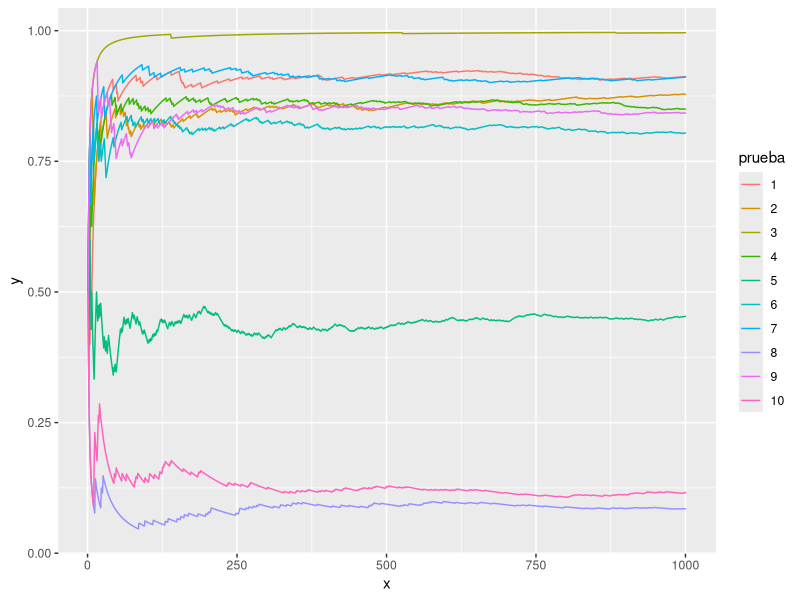

Write R code to recreate this figure.
## ---- chunk 1
library(ggplot2)
## ---- chunk 2
# Inicializar urna con una bola azul y otra amarilla
urna <- c("azul", "amarillo")

# Realizar 10000 pasos del proceso
for (i in seq_len(10000)) {
    # Seleccionar uno de los elementos de la urna
    muestra <- sample(urna, 1)
    
    # Agregar otro elemento igual al extraido
    urna <- c(urna, muestra)

    # Cada 500 iteraciones imprimir la proporción de bolas azules
    if (i %% 500 == 0) {
        cat("Proporcion de bolas azules", round(mean(urna == "azul"), 4), "\n")
    }
}

# Mostrar la proporción de bolas azules
mean(urna == "azul")
## ---- chunk 3
#| fig-width: 7
#| fig-align: center

# Crear vector vacío que contendrá las proporciones de azules a medida que
# se realizan pasos del experimento. 
proporciones <- numeric(0)

# Realizar 10 iteraciones independientes (utilizando 10 bolsas independientes)
for (j in 1:10) {
    urna <- c("azul", "amarillo")
    for (i in 1:1000) {
        muestra <- sample(urna, 1)
        urna <- c(urna, muestra)
    }
    # Calcular la proporción de azules conforme se avanza en el experimento
    proporcion <- cumsum(urna == "azul") / seq_along(urna)
    
    # Descartar el primer valor, que siempre es 0.5
    proporcion <- proporcion[2:length(proporcion)]
    
    # Guardar el vector producido en el vector 'proporciones'
    proporciones <- c(proporciones, proporcion)
}

# Generar un data.frame para graficar con ggplot2
# x: Los pasos del experimento
# y: Las proporciones conforme se realizan pasos del experimento
# prueba: Indica la prueba. Sirve para graficar una línea para cada prueba
datos <- data.frame(
    x = rep(seq_along(proporcion), 10),
    y = proporciones,
    prueba = as.factor(rep(1:10, each = length(proporcion)))
)

ggplot(datos) +
    geom_line(aes(x = x, y = y, color = prueba))
